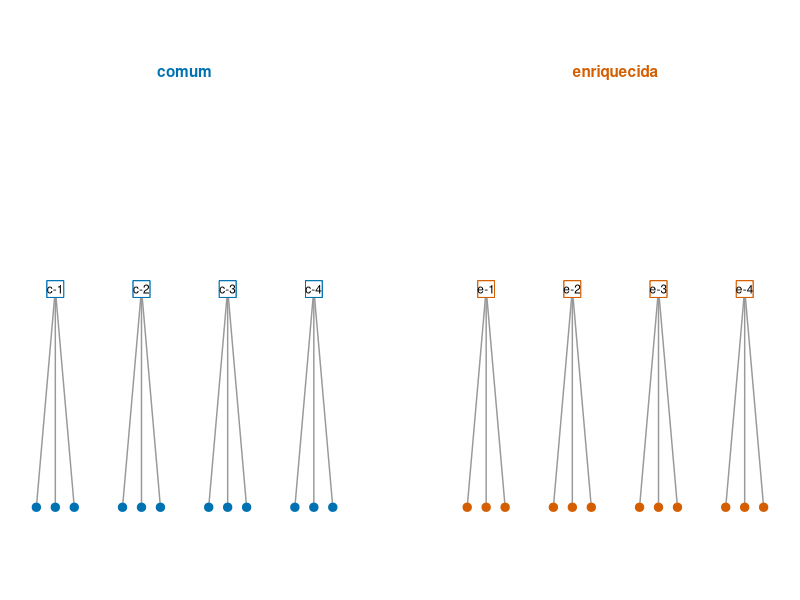
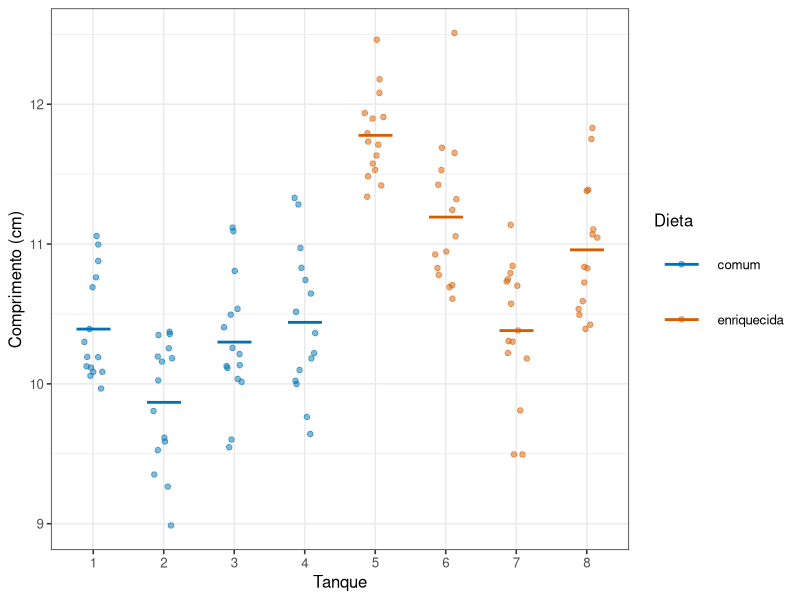
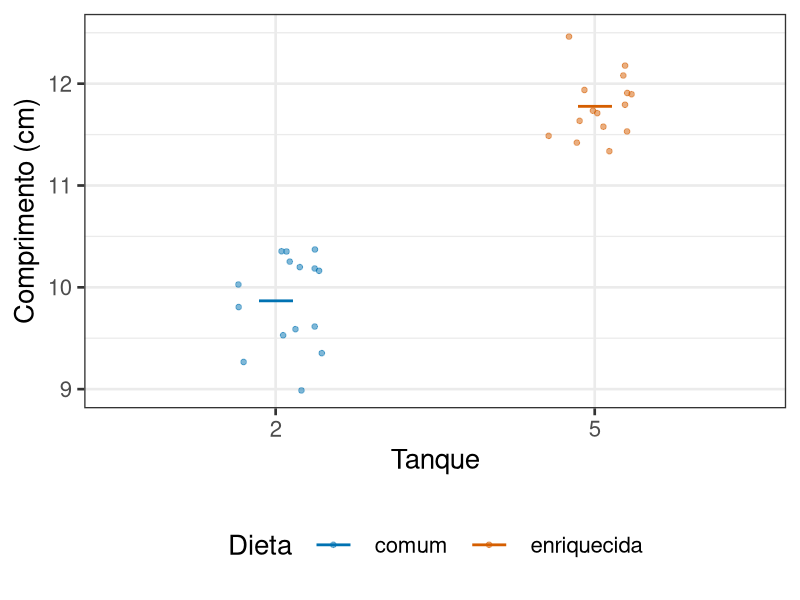
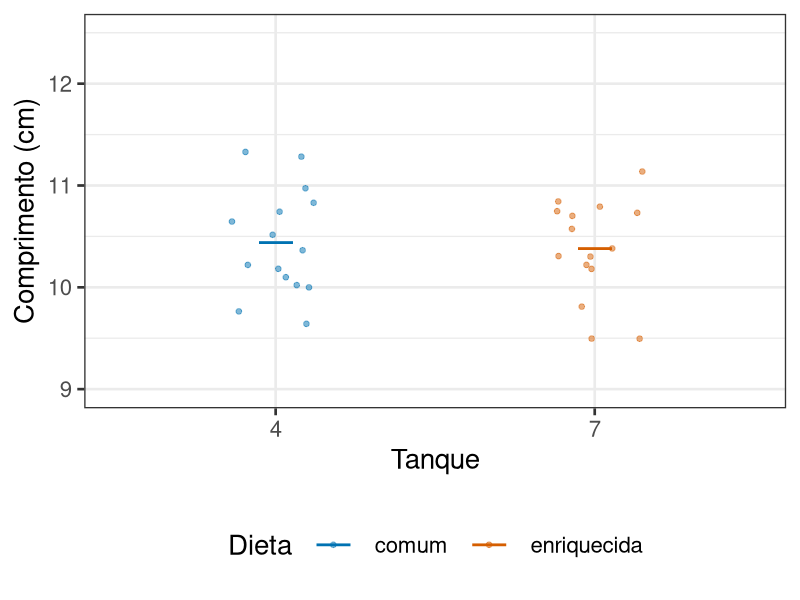

Source code (R) for these figures, in order:
## ---- chunk 1
#| include: false
library(tidyverse)
theme_set(theme_bw(base_size = 12))
## ---- chunk 2
#| echo: false
#| label: fig-hierarquia
#| fig-cap: "Estrutura de um experimento com duas dietas, quatro tanques por dieta e três peixes destacados por tanque."
#| fig-alt: "Diagrama em níveis. No topo aparecem duas dietas. Abaixo delas, quatro tanques por dieta e, abaixo de cada tanque, três peixes."
#| fig-height: 5
hierarquia <- crossing(
  dieta = c("comum", "enriquecida"),
  tanque = 1:4,
  peixe = 1:3
) |>
  mutate(
    tanque_id = paste(substr(dieta, 1, 1), tanque, sep = "-"),
    x_tanque = tanque + if_else(dieta == "enriquecida", 5, 0),
    x_peixe = x_tanque + (peixe - 2) * 0.22
  )

ggplot(hierarquia) +
  geom_segment(aes(x = x_tanque, xend = x_peixe, y = 2, yend = 1),
               colour = "grey60") +
  geom_point(aes(x = x_peixe, y = 1, colour = dieta), size = 2.5) +
  geom_point(aes(x = x_tanque, y = 2, colour = dieta), size = 6,
             shape = 22, fill = "white") +
  geom_text(data = distinct(hierarquia, dieta, tanque_id, x_tanque),
            aes(x = x_tanque, y = 2, label = tanque_id), size = 3) +
  geom_text(data = tibble(dieta = c("comum", "enriquecida"), x = c(2.5, 7.5)),
            aes(x = x, y = 3, label = dieta, colour = dieta), fontface = "bold") +
  scale_y_continuous(breaks = 1:3,
                     labels = c("Peixes medidos", "Tanques tratados", "Dietas")) +
  scale_colour_manual(values = c(comum = "#0072B2", enriquecida = "#D55E00"),
                      guide = "none") +
  coord_cartesian(ylim = c(0.7, 3.2)) +
  labs(x = NULL, y = NULL) +
  theme_void(base_size = 11) +
  theme(axis.text.x = element_blank(), axis.ticks.x = element_blank())
## ---- chunk 3
#| code-fold: true
#| code-summary: "Ver a simulação hierárquica de tanques e peixes"
#| label: fig-duas-fontes
#| fig-cap: "Comprimento de peixes em oito tanques. Cada ponto é um peixe e cada linha grossa é a média do tanque. Peixes do mesmo tanque se parecem entre si, e os tanques diferem uns dos outros."
#| fig-alt: "Gráfico de pontos com oito colunas, uma por tanque, quatro de cada dieta. Dentro de cada coluna os pontos ficam agrupados, e as médias dos tanques variam visivelmente mesmo entre tanques da mesma dieta."
#| fig-height: 3.8

set.seed(4)
media_tanque <- c(rnorm(4, 10.0, 0.5), rnorm(4, 11.0, 0.5))

peixes <- tibble(
  tanque = factor(rep(1:8, each = 15)),
  dieta = rep(c("comum", "enriquecida"), each = 60),
  comprimento = rnorm(120, mean = rep(media_tanque, each = 15), sd = 0.5)
)

medias <- peixes |>
  group_by(tanque, dieta) |>
  summarise(media = mean(comprimento), .groups = "drop")

ggplot(peixes, aes(x = tanque, y = comprimento, colour = dieta)) +
  geom_jitter(width = 0.15, alpha = 0.5, size = 1.6) +
  geom_point(data = medias, aes(y = media), shape = 95, size = 14) +
  labs(x = "Tanque", y = "Comprimento (cm)", colour = "Dieta") +
  scale_colour_manual(values = c(comum = "#0072B2", enriquecida = "#D55E00"))
## ---- chunk 4
#| code-fold: true
#| code-summary: "Ver o código dos dois experimentos possíveis"
#| label: fig-dois-tanques
#| fig-cap: "Dois experimentos de dois tanques extraídos da mesma simulação. A conclusão sobre a dieta muda conforme o par de tanques sorteado."
#| fig-subcap:
#|   - "Tanques 2 e 5, diferença grande entre as médias."
#|   - "Tanques 4 e 7, médias praticamente iguais."
#| fig-alt:
#|   - "Gráfico de pontos com duas colunas, o tanque 2 da dieta comum e o tanque 5 da enriquecida. A média do tanque 5 está bem acima da do tanque 2."
#|   - "Gráfico de pontos com duas colunas, o tanque 4 da dieta comum e o tanque 7 da enriquecida. As duas médias estão quase na mesma altura."
#| layout-ncol: 2
#| fig-height: 6

limites_y <- range(peixes$comprimento)

ggplot(filter(peixes, tanque %in% c(2, 5)),
       aes(x = tanque, y = comprimento, colour = dieta)) +
  geom_jitter(width = 0.15, alpha = 0.5, size = 1.6) +
  geom_point(data = filter(medias, tanque %in% c(2, 5)),
             aes(y = media), shape = 95, size = 14) +
  coord_cartesian(ylim = limites_y) +
  labs(x = "Tanque", y = "Comprimento (cm)", colour = "Dieta") +
  scale_colour_manual(values = c(comum = "#0072B2", enriquecida = "#D55E00")) +
  theme_bw(base_size = 20) +
  theme(legend.position = "bottom")

ggplot(filter(peixes, tanque %in% c(4, 7)),
       aes(x = tanque, y = comprimento, colour = dieta)) +
  geom_jitter(width = 0.15, alpha = 0.5, size = 1.6) +
  geom_point(data = filter(medias, tanque %in% c(4, 7)),
             aes(y = media), shape = 95, size = 14) +
  coord_cartesian(ylim = limites_y) +
  labs(x = "Tanque", y = "Comprimento (cm)", colour = "Dieta") +
  scale_colour_manual(values = c(comum = "#0072B2", enriquecida = "#D55E00")) +
  theme_bw(base_size = 20) +
  theme(legend.position = "bottom")
## ---- chunk 5
#| code-fold: true
#| code-summary: "Ver a mudança de unidade no R"
dados_por_tanque <- peixes |>
  group_by(tanque, dieta) |>
  summarise(
    n_peixes = n(),
    comprimento_medio = mean(comprimento),
    .groups = "drop"
  )

dados_por_tanque
